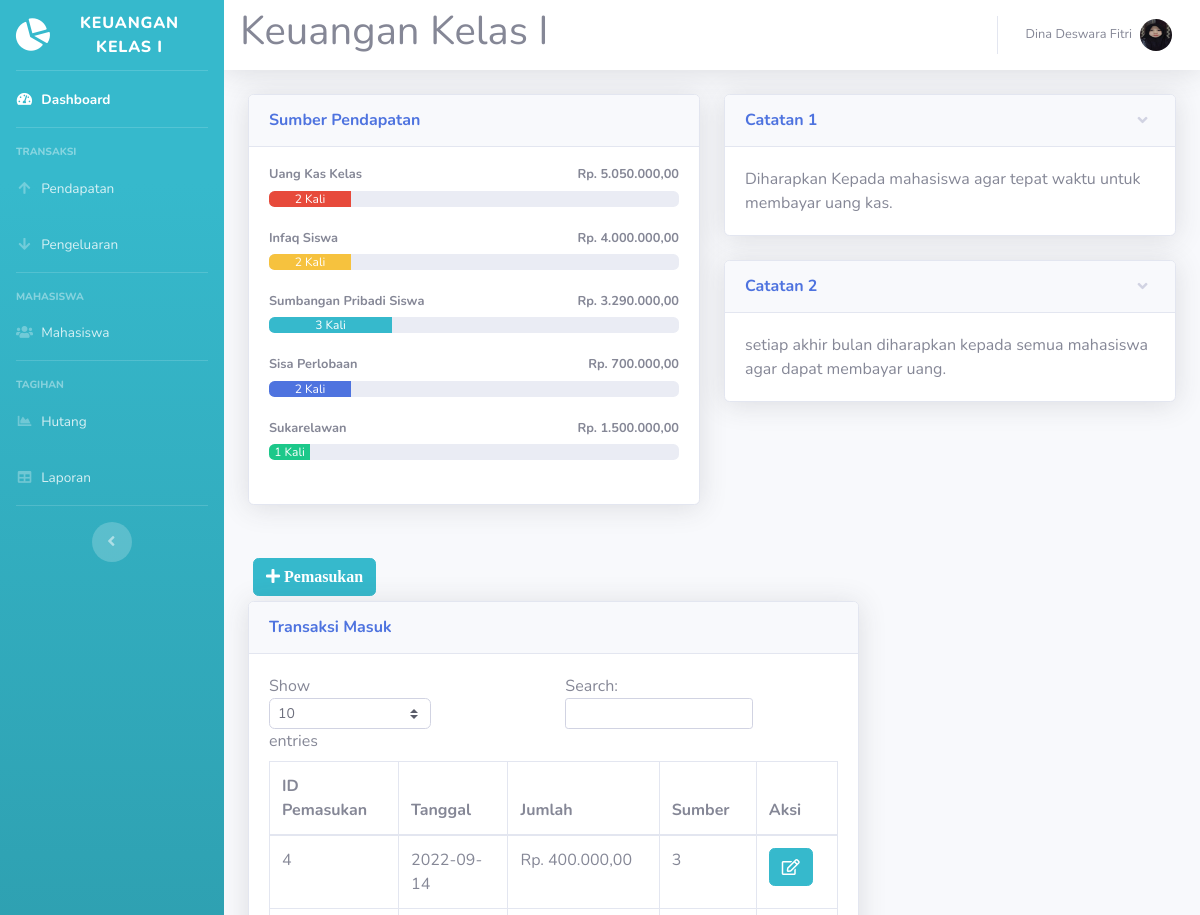
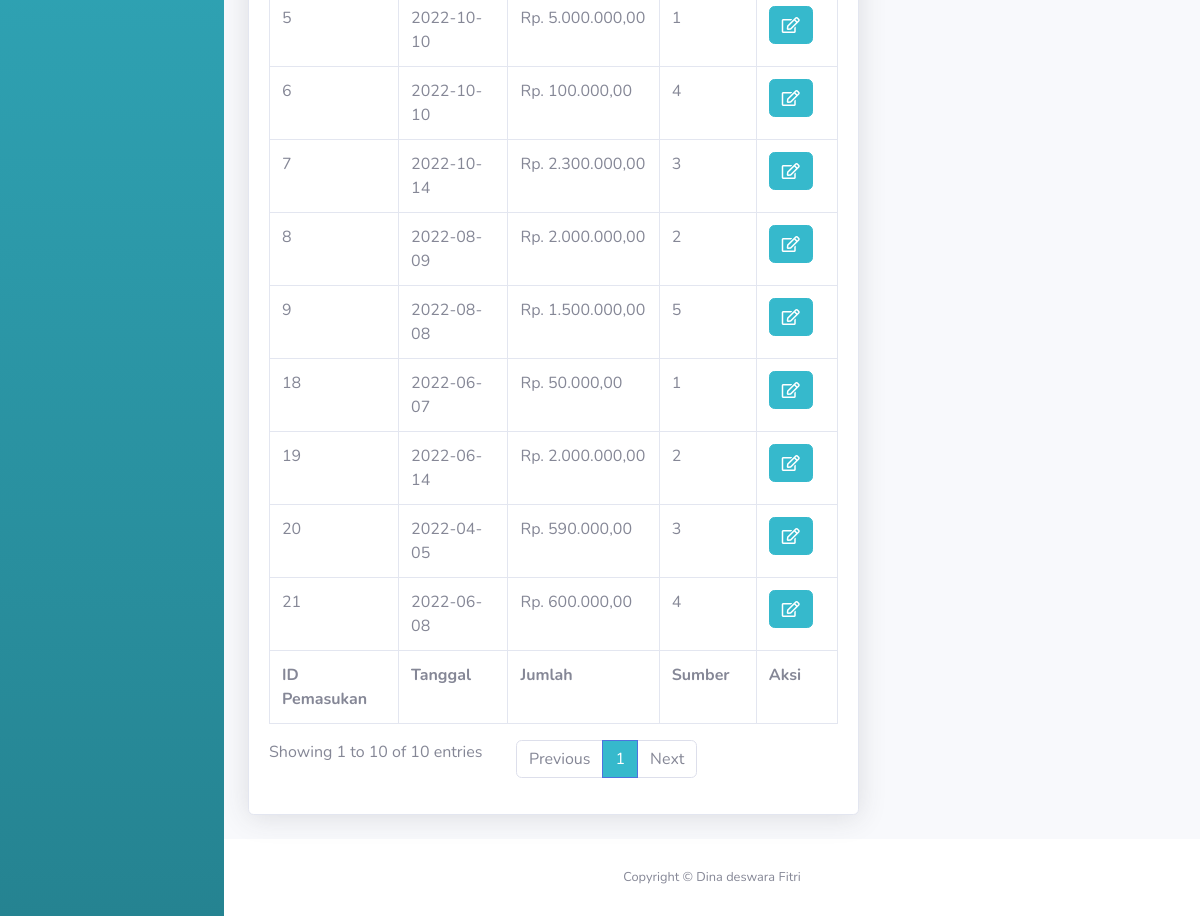
Page /pendapatan.php (signed in) on the committed database (2 pictures, top to bottom).
### tables this page shows
CREATE TABLE `sumber` (
  `id_sumber` int(11) NOT NULL,
  `nama` varchar(40) NOT NULL
);

CREATE TABLE `catatan` (
  `id_catatan` int(11) NOT NULL,
  `catatan` text NOT NULL
);

CREATE TABLE `pemasukan` (
  `id_pemasukan` int(11) NOT NULL,
  `tgl_pemasukan` date NOT NULL,
  `jumlah` int(11) NOT NULL,
  `id_sumber` int(11) NOT NULL
);

### pendapatan.php (the view, shortened to what this page needs)
<!DOCTYPE html>
<html lang="en">
<head>
  <link href="vendor/fontawesome-free/css/all.min.css" rel="stylesheet" type="text/css">
  <link href="css/sb-admin-2.min.css" rel="stylesheet">
</head>
<body id="page-top">
<?php
require 'koneksi.php';
require ('sidebar.php'); ?>
      <div id="content">
<?php require ('navbar.php'); ?>
        <div class="container-fluid">
          <div class="row">
            <div class="col-lg-6 mb-4">
              <div class="card shadow mb-4">
                <div class="card-header py-3">
                  <h6 class="m-0 font-weight-bold text-primary">Sumber Pendapatan</h6>
                </div>
                <div class="card-body">
				<?php
				$namasumber1 = mysqli_query($koneksi,"SELECT * FROM `sumber` where id_sumber= 1 ");
				$sumbern1= mysqli_fetch_assoc($namasumber1);
				$namasumber2 = mysqli_query($koneksi,"SELECT * FROM `sumber` where id_sumber= 2 ");
				$sumbern2= mysqli_fetch_assoc($namasumber2);
				$namasumber3 = mysqli_query($koneksi,"SELECT * FROM `sumber` where id_sumber= 3 ");
				$sumbern3= mysqli_fetch_assoc($namasumber3);
				$namasumber4 = mysqli_query($koneksi,"SELECT * FROM `sumber` where id_sumber= 4 ");
				$sumbern4= mysqli_fetch_assoc($namasumber4);
				$namasumber5 = mysqli_query($koneksi,"SELECT * FROM `sumber` where id_sumber= 5 ");
				$sumbern5= mysqli_fetch_assoc($namasumber5);
				$hasil1=mysqli_query($koneksi,"SELECT * FROM pemasukan where id_sumber = 1");
				while ($jumlah1=mysqli_fetch_array($hasil1)){
				$arrayhasil1[] = $jumlah1['jumlah'];
				}
				$jumlahhasil1 = array_sum($arrayhasil1);
				$hasil2=mysqli_query($koneksi,"SELECT * FROM pemasukan where id_sumber = 2");
				while ($jumlah2=mysqli_fetch_array($hasil2)){
				$arrayhasil2[] = $jumlah2['jumlah'];
				}
				$jumlahhasil2 = array_sum($arrayhasil2);
				$hasil3=mysqli_query($koneksi,"SELECT * FROM pemasukan where id_sumber = 3");
				while ($jumlah3=mysqli_fetch_array($hasil3)){
				$arrayhasil3[] = $jumlah3['jumlah'];
				}
				$jumlahhasil3 = array_sum($arrayhasil3);
				$hasil4=mysqli_query($koneksi,"SELECT * FROM pemasukan where id_sumber = 4");
				while ($jumlah4=mysqli_fetch_array($hasil4)){
				$arrayhasil4[] = $jumlah4['jumlah'];
				}
				$jumlahhasil4 = array_sum($arrayhasil4);
				$hasil5=mysqli_query($koneksi,"SELECT * FROM pemasukan where id_sumber = 5");
				while ($jumlah5=mysqli_fetch_array($hasil5)){
				$arrayhasil5[] = $jumlah5['jumlah'];
				}
				$jumlahhasil5 = array_sum($arrayhasil5);
				$sumber1 = mysqli_query($koneksi,"SELECT id_sumber FROM pemasukan where id_sumber ='1'");
				$sumber1text = mysqli_num_rows($sumber1);
				$sumber1 = mysqli_num_rows($sumber1);
				$sumber1 = $sumber1 * 10;
				$sumber2 = mysqli_query($koneksi,"SELECT id_sumber FROM pemasukan where id_sumber ='2'");
				$sumber2text = mysqli_num_rows($sumber2);
				$sumber2 = mysqli_num_rows($sumber2);
				$sumber2 = $sumber2 * 10;
				$sumber3 = mysqli_query($koneksi,"SELECT id_sumber FROM pemasukan where id_sumber ='3'");
				$sumber3text = mysqli_num_rows($sumber3);
				$sumber3 = mysqli_num_rows($sumber3);
				$sumber3 = $sumber3 * 10;
				$sumber4 = mysqli_query($koneksi,"SELECT id_sumber FROM pemasukan where id_sumber ='4'");
				$sumber4text = mysqli_num_rows($sumber4);
				$sumber4 = mysqli_num_rows($sumber4);
				$sumber4 = $sumber4 * 10;
				$sumber5 = mysqli_query($koneksi,"SELECT id_sumber FROM pemasukan where id_sumber ='5'");
				$sumber5text = mysqli_num_rows($sumber5);
				$sumber5 = mysqli_num_rows($sumber5);
				$sumber5 = $sumber5 * 10;
				echo '
                  <h4 class="small font-weight-bold">'.$sumbern1['nama'].'<span class="float-right">Rp. '.number_format($jumlahhasil1,2,',','.').'</span></h4>
                  <div class="progress mb-4">
                    <div class="progress-bar bg-danger" role="progressbar" style="width:'.$sumber1.'%" aria-valuenow="50" aria-valuemin="0" aria-valuemax="100">'.$sumber1text.' Kali</div>
                  </div>
				  <h4 class="small font-weight-bold">'.$sumbern2['nama'].'<span class="float-right">Rp. '.number_format($jumlahhasil2,2,',','.').'</span></h4>
                  <div class="progress mb-4">
                    <div class="progress-bar bg-warning" role="progressbar" style="width:'.$sumber2.'%" aria-valuenow="50" aria-valuemin="0" aria-valuemax="100">'.$sumber2text.' Kali</div>
                  </div>
				  <h4 class="small font-weight-bold">'.$sumbern3['nama'].'<span class="float-right">Rp. '.number_format($jumlahhasil3,2,',','.').'</span></h4>
                  <div class="progress mb-4">
                    <div class="progress-bar bg-info" role="progressbar" style="width:'.$sumber3.'%" aria-valuenow="50" aria-valuemin="0" aria-valuemax="100">'.$sumber3text.' Kali</div>
                  </div>
				  <h4 class="small font-weight-bold">'.$sumbern4['nama'].'<span class="float-right">Rp. '.number_format($jumlahhasil4,2,',','.').'</span></h4>
                  <div class="progress mb-4">
                    <div class="progress-bar bg-primary" role="progressbar" style="width:'.$sumber4.'%" aria-valuenow="50" aria-valuemin="0" aria-valuemax="100">'.$sumber4text.' Kali</div>
                  </div>
				  <h4 class="small font-weight-bold">'.$sumbern5['nama'].'<span class="float-right">Rp. '.number_format($jumlahhasil5,2,',','.').'</span></h4>
                  <div class="progress mb-4">
                    <div class="progress-bar bg-success" role="progressbar" style="width:'.$sumber5.'%" aria-valuenow="50" aria-valuemin="0" aria-valuemax="100">'.$sumber5text.' Kali</div>
                  </div>';
				  ?>
                </div>
              </div>
			  </div>
			              <div class="col-lg-6">
              <div class="card shadow mb-4">
                <a href="#collapseCardExample" class="d-block card-header py-3" data-toggle="collapse" role="button" aria-expanded="true" aria-controls="collapseCardExample">
                  <h6 class="m-0 font-weight-bold text-primary">Catatan 1</h6>
                </a>
                <div class="collapse show" id="collapseCardExample">
                  <div class="card-body">
				  <?php $catatan1 = mysqli_query($koneksi, "SELECT catatan FROM catatan where id_catatan= 1");
                  $catatan1 = mysqli_fetch_array($catatan1);
				  echo $catatan1['catatan'];
				  ?>
				  </div>
                </div>
              </div>
			                <div class="card shadow mb-4">
                <a href="#collapseCardExample1" class="d-block card-header py-3" data-toggle="collapse" role="button" aria-expanded="true" aria-controls="collapseCardExample1">
                  <h6 class="m-0 font-weight-bold text-primary">Catatan 2</h6>
                </a>
                <div class="collapse show" id="collapseCardExample1">
                  <div class="card-body">
                  <?php $catatan2 = mysqli_query($koneksi, "SELECT * FROM catatan where id_catatan= 2");
                  $catatan2 = mysqli_fetch_array($catatan2);
				  echo $catatan2['catatan'];
				  ?></div>
                </div>
              </div>
			  </div>
					   <div class="col-xl-8 col-lg-7">
					   <button type="button" class="btn btn-info" style="margin:5px" data-toggle="modal" data-target="#myModalTambah"><i class="fa fa-plus"> Pemasukan</i></button><br>
          <div class="card shadow mb-4">
            <div class="card-header py-3">
              <h6 class="m-0 font-weight-bold text-primary">Transaksi Masuk</h6>
            </div>
            <div class="card-body">
              <div class="table-responsive">
               <table class="table table-bordered" id="dataTable" width="100%" cellspacing="0">
                  <thead>
                    <tr>
                      <th>ID Pemasukan</th>
                      <th>Tanggal</th>
                      <th>Jumlah</th>
                      <th>Sumber</th>
					  <th>Aksi</th>
                    </tr>
                  </thead>
                  <tfoot>
                    <tr>
                      <th>ID Pemasukan</th>
                      <th>Tanggal</th>
                      <th>Jumlah</th>
                      <th>Sumber</th>
                      <th>Aksi</th>
                    </tr>
                  </tfoot>
                  <tbody>
				  <?php
$query = mysqli_query($koneksi,"SELECT * FROM pemasukan");
while ($data = mysqli_fetch_assoc($query))
{
?>
                    <tr>
                      <td><?=$data['id_pemasukan']?></td>
                      <td><?=$data['tgl_pemasukan']?></td>
                      <td>Rp. <?=number_format($data['jumlah'],2,',','.');?></td>
                      <td><?=$data['id_sumber']?></td>
					  <td>
<a href="#" type="button" class=" fa fa-edit btn btn-info btn-md" data-toggle="modal" data-target="#myModal<?php echo $data['id_pemasukan']; ?>"></a>
</td>
</tr>
  </div>
<?php
}
?>
<?php require 'footer.php'?>
</body>
</html>

### rows in the picture
sumber: nama "Uang Kas Kelas"
sumber: nama "Infaq Siswa"
sumber: nama "Sumbangan Pribadi Siswa"
sumber: nama "Sisa Perlobaan"
sumber: nama "Sukarelawan"
catatan: catatan "Diharapkan Kepada mahasiswa agar tepat waktu untuk membayar uang kas."
catatan: catatan "setiap akhir bulan diharapkan kepada semua mahasiswa agar dapat membayar uang."
pemasukan: id_pemasukan "4", tgl_pemasukan "2022-09-14", jumlah "400.000,00", id_sumber "3"
pemasukan: id_pemasukan "5", tgl_pemasukan "2022-10-10", jumlah "5.000.000,00", id_sumber "1"
pemasukan: id_pemasukan "6", tgl_pemasukan "2022-10-10", jumlah "100.000,00", id_sumber "4"
pemasukan: id_pemasukan "7", tgl_pemasukan "2022-10-14", jumlah "2.300.000,00", id_sumber "3"
pemasukan: id_pemasukan "8", tgl_pemasukan "2022-08-09", jumlah "2.000.000,00", id_sumber "2"
pemasukan: id_pemasukan "9", tgl_pemasukan "2022-08-08", jumlah "1.500.000,00", id_sumber "5"
pemasukan: id_pemasukan "18", tgl_pemasukan "2022-06-07", jumlah "50.000,00", id_sumber "1"
pemasukan: id_pemasukan "19", tgl_pemasukan "2022-06-14", jumlah "2.000.000,00", id_sumber "2"
pemasukan: id_pemasukan "20", tgl_pemasukan "2022-04-05", jumlah "590.000,00", id_sumber "3"
pemasukan: id_pemasukan "21", tgl_pemasukan "2022-06-08", jumlah "600.000,00", id_sumber "4"

### other values in the picture
$_SESSION['nama'] "Dina Deswara Fitri"
$jumlahhasil1 "5.050.000,00"
$sumber1text "2"
$jumlahhasil2 "4.000.000,00"
$sumber2text "2"
$jumlahhasil3 "3.290.000,00"
$sumber3text "3"
$jumlahhasil4 "700.000,00"
$sumber4text "2"
$jumlahhasil5 "1.500.000,00"
$sumber5text "1"
